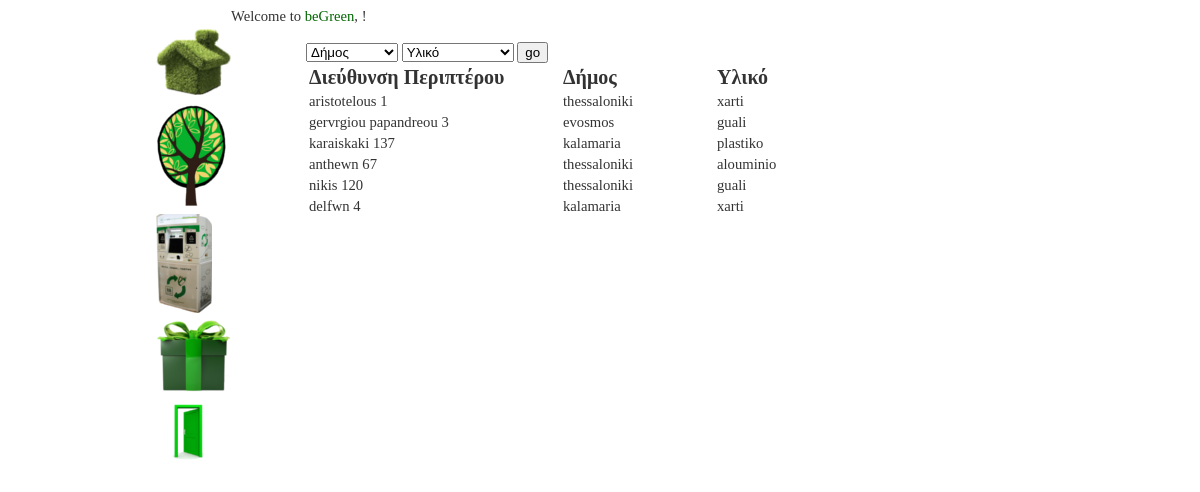
Screenshot of /recycler/kiosks.php with the database file from the repository.
### tables this page shows
CREATE TABLE IF NOT EXISTS `kiosk` (
  `kioskID` int(11) NOT NULL AUTO_INCREMENT,
  `address` text NOT NULL,
  `municipality` int(11) NOT NULL,
  PRIMARY KEY (`kioskID`)
);

CREATE TABLE IF NOT EXISTS `municipality` (
  `municipalityID` int(11) NOT NULL AUTO_INCREMENT,
  `name` text NOT NULL,
  PRIMARY KEY (`municipalityID`)
);

CREATE TABLE IF NOT EXISTS `material` (
  `materialID` int(11) NOT NULL AUTO_INCREMENT,
  `name` text NOT NULL,
  PRIMARY KEY (`materialID`)
);

### recycler/kiosks.php (the view, shortened to what this page needs)
<?php
    include "header.php";
		echo "Welcome to <span id=\"bgreen\">beGreen</span>, ".htmlspecialchars($_SESSION['name'])."!</br></br>";
?>
		<div id="kiosks">
	<form  class="login" method="get">
		<select name = "municipality" id = "municipality">
		<option value = "0">Δήμος</option>
		</select>
		<select name = "material" id = "material">
		<option value = "0">Υλικό</option>
		<?php
			$sql="SELECT name, materialID FROM Material order by name asc";
		?>
		</select>
		<input type="submit" value="go" class="button"/>
	</form>
	<?php
	if (isset($_GET['municipality']) || isset($_GET['material']))
	{
		$mun=$_GET['municipality'];
		$mat=$_GET['material'];
		if ($mun<>0 && $mat<>0)
		{
			$sql = "SELECT address , Kiosk.kioskID
			FROM Kiosk, Kiosk_Material
			WHERE municipality=$mun
			AND materialID=$mat
			AND Kiosk.kioskID=Kiosk_Material.kioskID";
		}
		else if ($mun<>0)
		{
			$sql = "SELECT address, kioskID
					FROM Kiosk
					WHERE municipality=$mun";
		}
		else if ($mat<>0)
		{
			$sql = "SELECT address, Kiosk.kioskID
					FROM Kiosk, Kiosk_Material
					WHERE Kiosk_Material.materialID=$mat
					AND Kiosk.KioskID=Kiosk_Material.KioskID";
		}
		else
		{
			$sql = "SELECT address, kioskID
					FROM Kiosk";
		}
	} else {
		$sql = "SELECT address, kioskID
				FROM Kiosk";
		$mun=0;
		$mat=0;
	}
	$result = mysql_query ($sql);
?>
	<table>
	<tr id="first_row"><td id="address"><?php echo "Διεύθυνση Περιπτέρου"; ?></td><td id="mun"><?php echo "Δήμος"; ?></td><td><?php echo "Υλικό";?></td></tr>
	<?php
	while ($row = mysql_fetch_assoc($result)) {
	$address=$row['address'];
	$kioskid=$row['kioskID'];
	if ($mun<>0){
	$sql1="SELECT Municipality.name FROM Municipality, Kiosk
				WHERE municipalityID=$mun";
		$result1 = mysql_query ($sql1);
		$row1 = mysql_fetch_assoc($result1);
	} else {
		$sql1="SELECT Municipality.name FROM Municipality, Kiosk
				WHERE Kiosk.kioskID=$kioskid
				AND Kiosk.municipality=Municipality.municipalityID";
		$result1 = mysql_query ($sql1);
		$row1 = mysql_fetch_assoc($result1);
	}
	if ($mat<>0){
	$sql2="SELECT Material.name FROM Material, Kiosk_Material
				WHERE Material.materialID=$mat";
		$result2 = mysql_query ($sql2);
		$row2 = mysql_fetch_assoc($result2);
	} else {
		$sql2="SELECT Material.name FROM Material, Kiosk_Material
				WHERE Material.materialID=Kiosk_Material.materialID
				AND kioskID=$kioskid";
		$result2 = mysql_query ($sql2);
		$row2 = mysql_fetch_assoc($result2);
	}
	?>
		<tr>
		<td id="address"><?php echo htmlspecialchars($address);?></td>
		<td><?php echo htmlspecialchars($row1["name"]); ?></td>
		<td><?php echo htmlspecialchars($row2["name"]); ?></td>
		</tr>
	<?php
	};
	?>
	</table>
	</div>
<?php
    include "footer.php";
?>

### recycler/header.php (shortened to what this page needs)
<!DOCTYPE html PUBLIC "-//W3C//DTD XHTML 1.0 Strict//EN"
    "http://www.w3.org/TR/xhtml1/DTD/xhtml1-strict.dtd">
	<html xmlns="http://www.w3.org/1999/xhtml" xml:lang="el" lang="el">
    <head>
        <link rel="stylesheet" type="text/css" href="styledb.css" />
    </head>
    <body>
        <div class="universe">
            <h1>
			<FORM action="index.php" method="post">
			<INPUT TYPE="image" VALUE="index" src="eikones/home_button2.png" class="index">
			</FORM>
			<FORM action="recyclings.php" method="post">
			<INPUT TYPE="image" VALUE="recycling" src="eikones/recyclings.png" class="recycling">
			</FORM>
			<FORM action="kiosks.php" method="post">
			<INPUT TYPE="image" VALUE="kiosks" src="eikones/kiosks.png" class="kiosks">
			</FORM>
			<FORM action="gifts.php" method="post">
			<INPUT TYPE="image" VALUE="gifts" src="eikones/gifts.png" class="gifts">
			</FORM>
			<FORM action="dologout.php" method="post">
			<INPUT TYPE="image" VALUE="logout" src="eikones/logout.png" class="logout">
			</FORM>
			</h1>
            <div class="content">

### recycler/footer.php
            </div>
        </div>
    </body>
</html>

### recycler/styledb.css (style rules this page uses)
body { font-family: Candara, Calibri; color: #333; font-size:11pt; background-image:url('eikones/bottles.jpg'); background-repeat:no-repeat; background-attachment:fixed; background-position:right bottom; }
.universe { width: 75%; margin: auto; }
h1 { margin-bottom: 15px; float:left; }
span#bgreen { font-family: Berlin Sans FB Demi, Calibri; color: #006600; }
div#kiosks { margin-left:150px; }
td#address { width:250px; }
td#mun { width:150px; }
tr#first_row { font-weight:bold; font-size:20px; }

### rows the page displays
kiosk: address "aristotelous 1", municipality.name "thessaloniki", material.name "xarti"
kiosk: address "gervrgiou papandreou 3", municipality.name "evosmos", material.name "guali"
kiosk: address "karaiskaki 137", municipality.name "kalamaria", material.name "plastiko"
kiosk: address "anthewn 67", municipality.name "thessaloniki", material.name "alouminio"
kiosk: address "nikis 120", municipality.name "thessaloniki", material.name "guali"
kiosk: address "delfwn 4", municipality.name "kalamaria", material.name "xarti"
